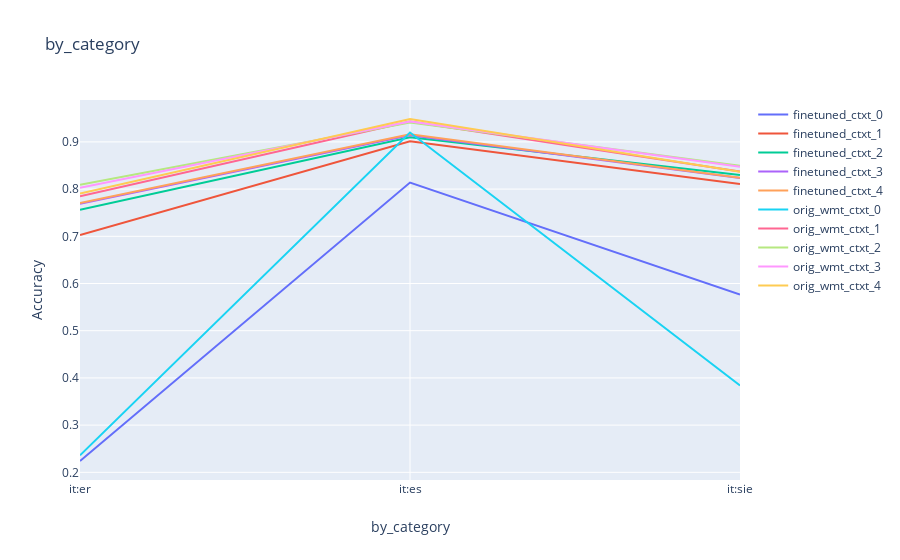
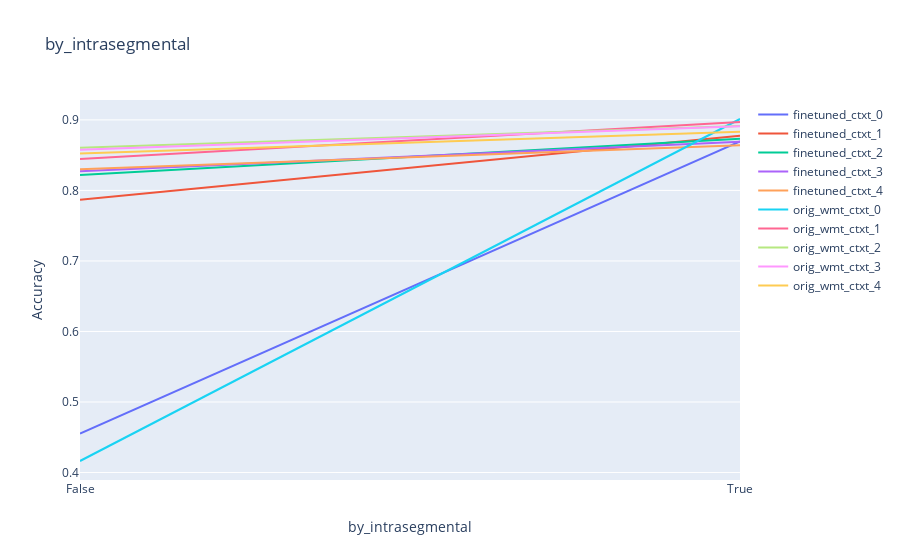
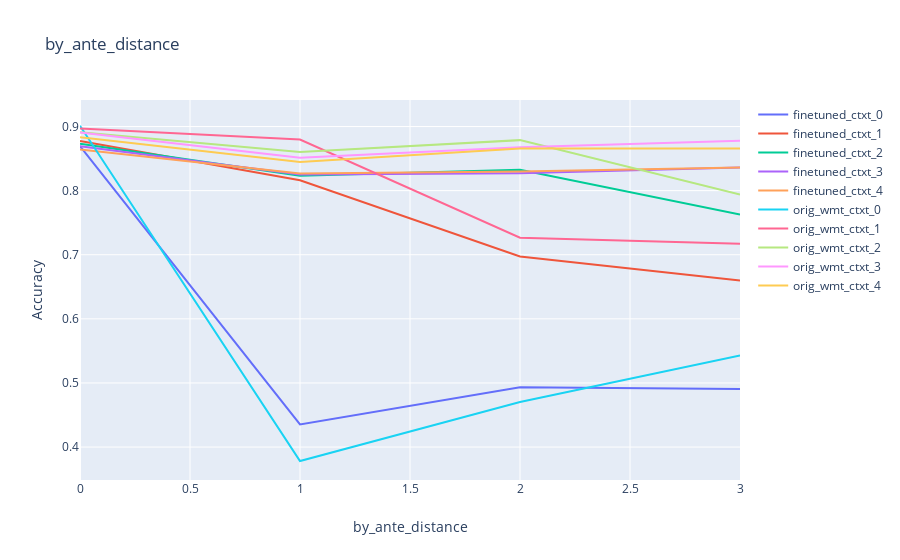

Source (notebook cell) for these figures, in order:
### Code cell
# Plot by different breakdowns for context sizes 0-4
mk_plotly(all_res)

### Figure 1 — Plotly figure (JSON) as saved in the notebook; plotly's stock layout.template omitted (floating-point values rounded to 4 significant figures)
{"data": [{"hoverlabel": {"namelength": -1}, "mode": "lines", "name": "finetuned_ctxt_0", "type": "scatter", "x": ["it:er", "it:es", "it:sie"], "y": [0.224, 0.8137, 0.5765]}, {"hoverlabel": {"namelength": -1}, "mode": "lines", "name": "finetuned_ctxt_1", "type": "scatter", "x": ["it:er", "it:es", "it:sie"], "y": [0.7025, 0.9015, 0.8107]}, {"hoverlabel": {"namelength": -1}, "mode": "lines", "name": "finetuned_ctxt_2", "type": "scatter", "x": ["it:er", "it:es", "it:sie"], "y": [0.7562, 0.91, 0.83]}, {"hoverlabel": {"namelength": -1}, "mode": "lines", "name": "finetuned_ctxt_3", "type": "scatter", "x": ["it:er", "it:es", "it:sie"], "y": [0.7688, 0.9143, 0.8237]}, {"hoverlabel": {"namelength": -1}, "mode": "lines", "name": "finetuned_ctxt_4", "type": "scatter", "x": ["it:er", "it:es", "it:sie"], "y": [0.7705, 0.9163, 0.824]}, {"hoverlabel": {"namelength": -1}, "mode": "lines", "name": "orig_wmt_ctxt_0", "type": "scatter", "x": ["it:er", "it:es", "it:sie"], "y": [0.236, 0.92, 0.384]}, {"hoverlabel": {"namelength": -1}, "mode": "lines", "name": "orig_wmt_ctxt_1", "type": "scatter", "x": ["it:er", "it:es", "it:sie"], "y": [0.7847, 0.943, 0.837]}, {"hoverlabel": {"namelength": -1}, "mode": "lines", "name": "orig_wmt_ctxt_2", "type": "scatter", "x": ["it:er", "it:es", "it:sie"], "y": [0.8093, 0.941, 0.8495]}, {"hoverlabel": {"namelength": -1}, "mode": "lines", "name": "orig_wmt_ctxt_3", "type": "scatter", "x": ["it:er", "it:es", "it:sie"], "y": [0.8027, 0.9433, 0.8472]}, {"hoverlabel": {"namelength": -1}, "mode": "lines", "name": "orig_wmt_ctxt_4", "type": "scatter", "x": ["it:er", "it:es", "it:sie"], "y": [0.7905, 0.9485, 0.8367]}], "layout": {"title": {"text": "by_category"}, "xaxis": {"title": {"text": "by_category"}}, "yaxis": {"title": {"text": "Accuracy"}}}}

### Figure 2 — Plotly figure (JSON) as saved in the notebook; plotly's stock layout.template omitted (floating-point values rounded to 4 significant figures)
{"data": [{"hoverlabel": {"namelength": -1}, "mode": "lines", "name": "finetuned_ctxt_0", "type": "scatter", "x": ["False", "True"], "y": [0.4552, 0.8696]}, {"hoverlabel": {"namelength": -1}, "mode": "lines", "name": "finetuned_ctxt_1", "type": "scatter", "x": ["False", "True"], "y": [0.7868, 0.8775]}, {"hoverlabel": {"namelength": -1}, "mode": "lines", "name": "finetuned_ctxt_2", "type": "scatter", "x": ["False", "True"], "y": [0.8218, 0.8733]}, {"hoverlabel": {"namelength": -1}, "mode": "lines", "name": "finetuned_ctxt_3", "type": "scatter", "x": ["False", "True"], "y": [0.8272, 0.8692]}, {"hoverlabel": {"namelength": -1}, "mode": "lines", "name": "finetuned_ctxt_4", "type": "scatter", "x": ["False", "True"], "y": [0.8301, 0.8642]}, {"hoverlabel": {"namelength": -1}, "mode": "lines", "name": "orig_wmt_ctxt_0", "type": "scatter", "x": ["False", "True"], "y": [0.4164, 0.9012]}, {"hoverlabel": {"namelength": -1}, "mode": "lines", "name": "orig_wmt_ctxt_1", "type": "scatter", "x": ["False", "True"], "y": [0.8444, 0.8971]}, {"hoverlabel": {"namelength": -1}, "mode": "lines", "name": "orig_wmt_ctxt_2", "type": "scatter", "x": ["False", "True"], "y": [0.8604, 0.8912]}, {"hoverlabel": {"namelength": -1}, "mode": "lines", "name": "orig_wmt_ctxt_3", "type": "scatter", "x": ["False", "True"], "y": [0.8578, 0.8908]}, {"hoverlabel": {"namelength": -1}, "mode": "lines", "name": "orig_wmt_ctxt_4", "type": "scatter", "x": ["False", "True"], "y": [0.8524, 0.8833]}], "layout": {"title": {"text": "by_intrasegmental"}, "xaxis": {"title": {"text": "by_intrasegmental"}}, "yaxis": {"title": {"text": "Accuracy"}}}}

### Figure 3 — Plotly figure (JSON) as saved in the notebook; plotly's stock layout.template omitted (floating-point values rounded to 4 significant figures)
{"data": [{"hoverlabel": {"namelength": -1}, "mode": "lines", "name": "finetuned_ctxt_0", "type": "scatter", "x": ["0", "1", "2", "3", ">3"], "y": [0.8696, 0.4352, 0.4934, 0.4904, 0.5995]}, {"hoverlabel": {"namelength": -1}, "mode": "lines", "name": "finetuned_ctxt_1", "type": "scatter", "x": ["0", "1", "2", "3", ">3"], "y": [0.8775, 0.8161, 0.6974, 0.6597, 0.7873]}, {"hoverlabel": {"namelength": -1}, "mode": "lines", "name": "finetuned_ctxt_2", "type": "scatter", "x": ["0", "1", "2", "3", ">3"], "y": [0.8733, 0.8233, 0.8325, 0.7627, 0.8371]}, {"hoverlabel": {"namelength": -1}, "mode": "lines", "name": "finetuned_ctxt_3", "type": "scatter", "x": ["0", "1", "2", "3", ">3"], "y": [0.8692, 0.825, 0.8272, 0.836, 0.8507]}, {"hoverlabel": {"namelength": -1}, "mode": "lines", "name": "finetuned_ctxt_4", "type": "scatter", "x": ["0", "1", "2", "3", ">3"], "y": [0.8642, 0.8267, 0.8298, 0.836, 0.8778]}, {"hoverlabel": {"namelength": -1}, "mode": "lines", "name": "orig_wmt_ctxt_0", "type": "scatter", "x": ["0", "1", "2", "3", ">3"], "y": [0.9012, 0.3782, 0.4702, 0.5428, 0.6787]}, {"hoverlabel": {"namelength": -1}, "mode": "lines", "name": "orig_wmt_ctxt_1", "type": "scatter", "x": ["0", "1", "2", "3", ">3"], "y": [0.8971, 0.8797, 0.7265, 0.7173, 0.8462]}, {"hoverlabel": {"namelength": -1}, "mode": "lines", "name": "orig_wmt_ctxt_2", "type": "scatter", "x": ["0", "1", "2", "3", ">3"], "y": [0.8912, 0.8602, 0.8788, 0.7941, 0.8869]}, {"hoverlabel": {"namelength": -1}, "mode": "lines", "name": "orig_wmt_ctxt_3", "type": "scatter", "x": ["0", "1", "2", "3", ">3"], "y": [0.8908, 0.8513, 0.8675, 0.8778, 0.9027]}, {"hoverlabel": {"namelength": -1}, "mode": "lines", "name": "orig_wmt_ctxt_4", "type": "scatter", "x": ["0", "1", "2", "3", ">3"], "y": [0.8833, 0.8448, 0.8656, 0.8656, 0.9118]}], "layout": {"title": {"text": "by_ante_distance"}, "xaxis": {"title": {"text": "by_ante_distance"}}, "yaxis": {"title": {"text": "Accuracy"}}}}
